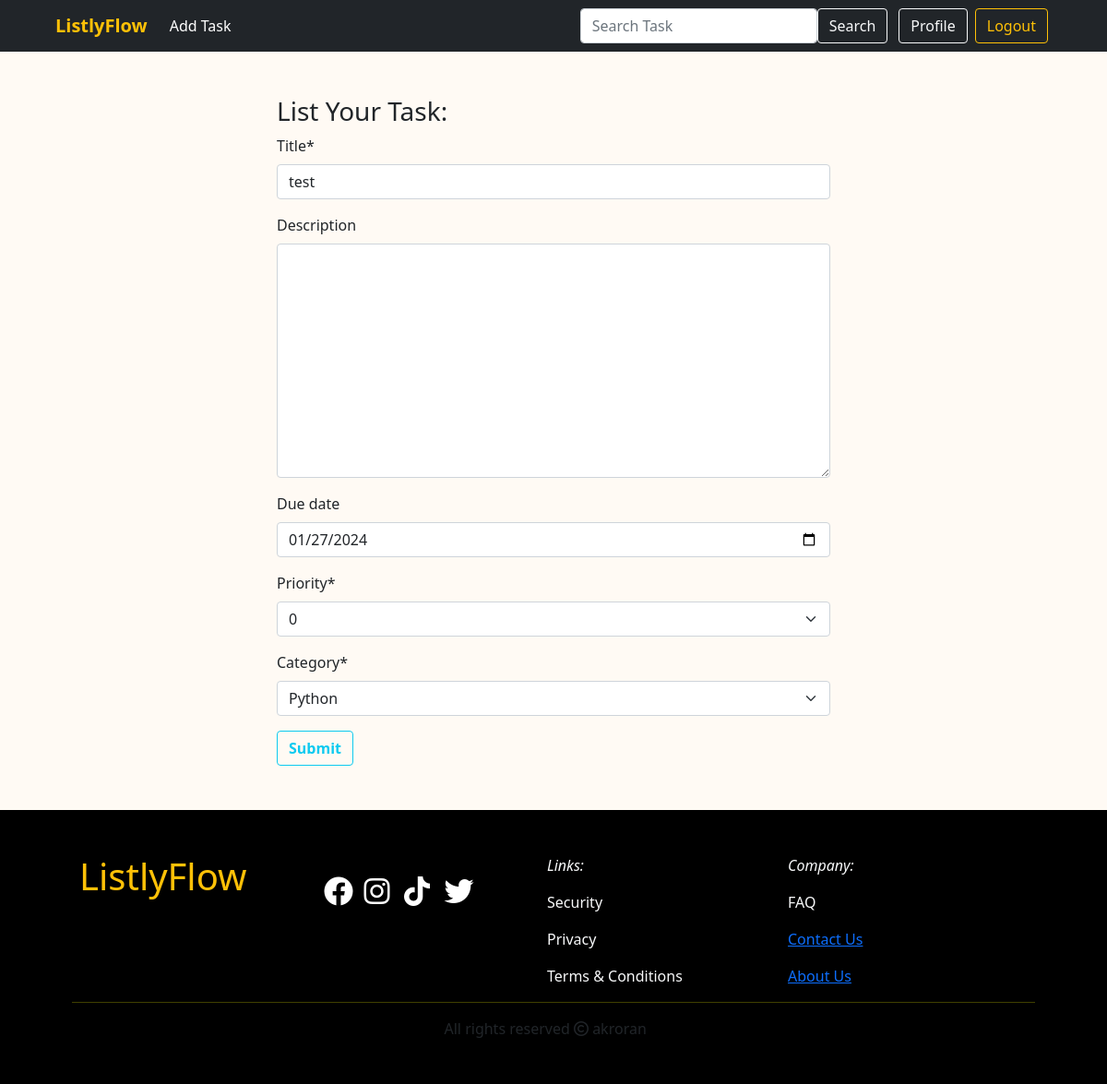
The app's page /task/edit/6 (signed in) with its own data.
### task/models.py (models this page shows, shortened)
class Task(models.Model):
    title = models.CharField(max_length=250)
    description = models.TextField(blank=True, null=True)
    status = models.BooleanField(default=False)
    due_date = models.DateField(null=True, blank=True)
    priority = models.IntegerField(default=1, choices = [(0,'0'),(1,'1'),(2,'2'),(3,'3'),(4,'4'),(5,'5'),(6,'6'),(7,'7'),(8,'8')])
    category = models.ForeignKey(Category, on_delete=models.CASCADE,related_name='tasks')
    user = models.ForeignKey(User, on_delete=models.CASCADE, related_name='tasks')

### task/views.py (the view)
# urls.py: path('edit/<int:id>', views.EditTaskView.as_view(), name='edit-task'),
@method_decorator(login_required, name='dispatch')
class EditTaskView(UpdateView):
    model = models.Task
    form_class = forms.TaskForm
    template_name = 'task.html'
    pk_url_kwarg = 'id'
    success_url = reverse_lazy('home')

### task/forms.py
class TaskForm(forms.ModelForm):
    class Meta:
        model = models.Task
        fields = ['title', 'description', 'due_date', 'priority', 'category']
        widgets = {
            'due_date': forms.DateInput(attrs={'type': 'date'})
        }

### task/models.py (called while the page is built)
    def __str__(self):
        return self.name

### task/templates/task.html (shortened to what this page needs)
{% extends "base.html" %}
{% block content %}
    {% load crispy_forms_tags %}
    <form action="" class="w-50 m-auto my-5" method="POST">
        <h3>List Your Task:</h3>
        {{form | crispy}}
        <button class="btn btn-outline-info fw-bold"> Submit </button>
    </form>
{% endblock content %}

### records on screen
Task: title "test", due_date "01/27/2024", priority "0", category "Python"
